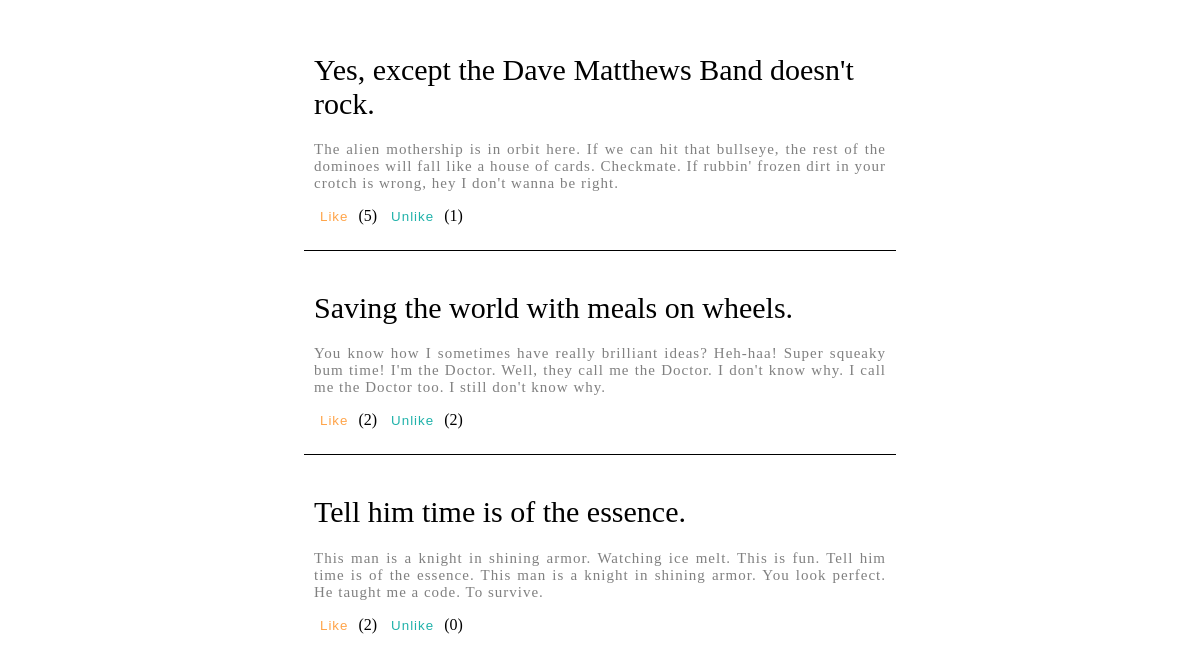
The app's page /like/index.php with its own data.
### tables this page shows
CREATE TABLE `posts` (
  `id` int(11) NOT NULL,
  `title` varchar(100) NOT NULL,
  `content` text NOT NULL,
  `timestamp` timestamp NOT NULL DEFAULT current_timestamp() ON UPDATE current_timestamp()
);

### like/index.php (the view, shortened to what this page needs)
<?php
include "config.php";
?>
<html>
    <head>
        <link href="style.css" type="text/css" rel="stylesheet" />
    </head>
    <body>
        <div class="content">
            <?php
                $userid = 5;
                $query = "SELECT * FROM posts";
                $result = mysqli_query($con,$query);
                while($row = mysqli_fetch_array($result)){
                    $postid = $row['id'];
                    $title = $row['title'];
                    $content = $row['content'];
                    $type = -1;
                    $status_query = "SELECT count(*) as cntStatus,type FROM like_unlike WHERE userid=".$userid." and postid=".$postid;
                    $status_result = mysqli_query($con,$status_query);
                    $status_row = mysqli_fetch_array($status_result);
                    $count_status = $status_row['cntStatus'];
                    if($count_status > 0){
                        $type = $status_row['type'];
                    }
                    $like_query = "SELECT COUNT(*) AS cntLikes FROM like_unlike WHERE type=1 and postid=".$postid;
                    $like_result = mysqli_query($con,$like_query);
                    $like_row = mysqli_fetch_array($like_result);
                    $total_likes = $like_row['cntLikes'];
                    $unlike_query = "SELECT COUNT(*) AS cntUnlikes FROM like_unlike WHERE type=0 and postid=".$postid;
                    $unlike_result = mysqli_query($con,$unlike_query);
                    $unlike_row = mysqli_fetch_array($unlike_result);
                    $total_unlikes = $unlike_row['cntUnlikes'];
            ?>
                    <div class="post">
                        <h1><?php echo $title; ?></h1>
                        <div class="post-text">
                            <?php echo $content; ?>
                        </div>
                        <div class="post-action">
                            <input type="button" value="Like" id="like_<?php echo $postid; ?>" class="like" style="<?php if($type == 1){ echo "color: #ffa449;"; } ?>" />&nbsp;(<span id="likes_<?php echo $postid; ?>"><?php echo $total_likes; ?></span>)&nbsp;
                            <input type="button" value="Unlike" id="unlike_<?php echo $postid; ?>" class="unlike" style="<?php if($type == 0){ echo "color: #ffa449;"; } ?>" />&nbsp;(<span id="unlikes_<?php echo $postid; ?>"><?php echo $total_unlikes; ?></span>)
                        </div>
                    </div>
            <?php
                }
            ?>
        </div>
    </body>
</html>

### like/style.css (style rules this page uses)
.content { border: 0px solid black; border-radius: 3px; padding: 5px; margin: 0 auto; width: 50%; }
.post { border-bottom: 1px solid black; padding: 10px; margin-top: 10px; margin-bottom: 10px; }
.post:last-child { border: 0; }
.post h1 { font-weight: normal; font-size: 30px; }
.post-text { letter-spacing: 1px; font-size: 15px; font-family: serif; color: gray; text-align: justify; }
.post-action { margin-top: 15px; margin-bottom: 15px; }
.like,.unlike { border: 0; background: none; letter-spacing: 1px; color: lightseagreen; }
.like,.unlike:hover { cursor: pointer; }

### records on screen
posts: title "Yes, except the Dave Matthews Band doesn't rock.", content "The alien mothership is in orbit here. If we can hit that bullseye, the rest of the dominoes will fall like a house of cards. Checkmate. If rubbin' frozen dirt in your crotch is wrong, hey I don't wanna be right.", total_likes "5", total_unlikes "1"
posts: title "Saving the world with meals on wheels.", content "You know how I sometimes have really brilliant ideas? Heh-haa! Super squeaky bum time! I'm the Doctor. Well, they call me the Doctor. I don't know why. I call me the Doctor too. I still don't know why.", total_likes "2", total_unlikes "2"
posts: title "Tell him time is of the essence.", content "This man is a knight in shining armor. Watching ice melt. This is fun. Tell him time is of the essence. This man is a knight in shining armor. You look perfect. He taught me a code. To survive.", total_likes "2", total_unlikes "0"
